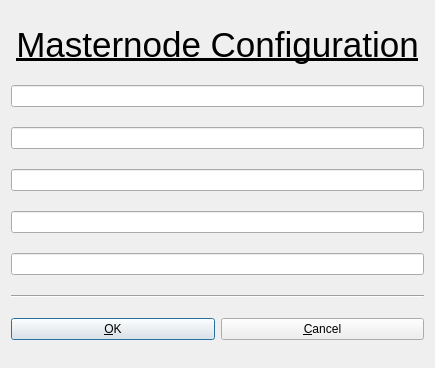
<?xml version="1.0" encoding="UTF-8"?>
<ui version="4.0">
 <class>AddEditAdrenalineNode</class>
 <widget class="QDialog" name="AddEditAdrenalineNode">
  <property name="geometry">
   <rect>
    <x>0</x>
    <y>0</y>
    <width>435</width>
    <height>368</height>
   </rect>
  </property>
  <property name="windowTitle">
   <string>Add/Edit Syndicate Node</string>
  </property>
  <property name="modal">
   <bool>true</bool>
  </property>
  <layout class="QGridLayout" name="gridLayout">
   <item row="0" column="0" colspan="2">
    <widget class="QLabel" name="label">
     <property name="maximumSize">
      <size>
       <width>16777215</width>
       <height>40</height>
      </size>
     </property>
     <property name="styleSheet">
      <string notr="true">font: 28pt &quot;Baumans&quot;;
text-decoration: underline;
</string>
     </property>
     <property name="text">
      <string>&lt;html&gt;&lt;head/&gt;&lt;body&gt;&lt;p align=&quot;center&quot;&gt;&lt;span style=&quot; font-size:26pt; text-decoration: underline;&quot;&gt;Masternode Configuration&lt;/span&gt;&lt;/p&gt;&lt;/body&gt;&lt;/html&gt;</string>
     </property>
    </widget>
   </item>
   <item row="1" column="0" colspan="2">
    <widget class="QLineEdit" name="aliasLineEdit">
     <property name="text">
      <string/>
     </property>
    </widget>
   </item>
   <item row="2" column="0" colspan="2">
    <widget class="QLineEdit" name="addressLineEdit">
     <property name="frame">
      <bool>true</bool>
     </property>
    </widget>
   </item>
   <item row="3" column="0" colspan="2">
    <widget class="QLineEdit" name="privkeyLineEdit"/>
   </item>
   <item row="4" column="0" colspan="2">
    <widget class="QLineEdit" name="txhashLineEdit"/>
   </item>
   <item row="5" column="0" colspan="2">
    <widget class="QLineEdit" name="outputindexLineEdit"/>
   </item>
   <item row="6" column="0" colspan="2">
    <widget class="Line" name="line">
     <property name="orientation">
      <enum>Qt::Horizontal</enum>
     </property>
    </widget>
   </item>
   <item row="7" column="0">
    <widget class="QPushButton" name="okButton">
     <property name="text">
      <string>&amp;OK</string>
     </property>
    </widget>
   </item>
   <item row="7" column="1">
    <widget class="QPushButton" name="cancelButton">
     <property name="text">
      <string>&amp;Cancel</string>
     </property>
     <property name="autoDefault">
      <bool>false</bool>
     </property>
    </widget>
   </item>
  </layout>
 </widget>
 <resources/>
 <connections/>
</ui>
